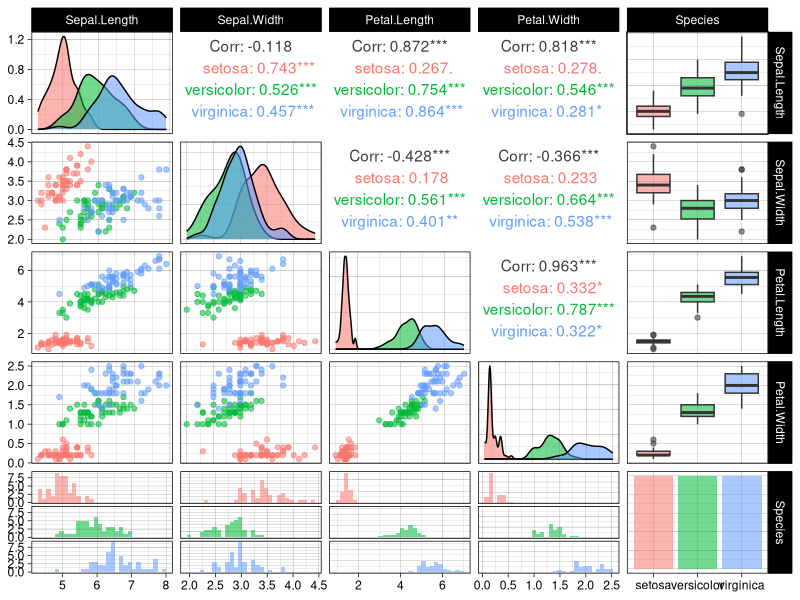
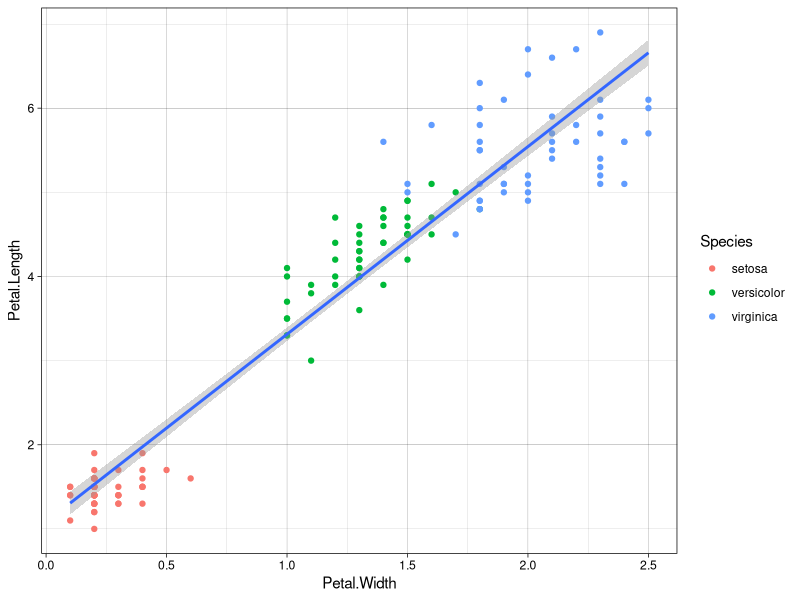

These charts were generated, in order, by the following R code:
## ---- chunk 1
knitr::opts_chunk$set(echo = TRUE, tidy=TRUE)
library(tidyverse)
library(kableExtra)
library(vegan)
library(GGally) #Visualização de dados.
theme_set(theme_linedraw())

## ---- chunk 2
data(iris)

summary(iris)
## ---- chunk 3
ggpairs(iris, aes(colour = Species, alpha = 0.4))
## ---- chunk 4
iris %>%
  ggplot(aes(x = Petal.Width, y = Petal.Length)) +
  geom_point(aes(colour = Species)) +
  geom_smooth(method = "lm")
  
## ---- chunk 5

covariancia <- iris %>%
  summarise(cov = sum((Petal.Length - mean(Petal.Length)) *
                        (Petal.Width - mean(Petal.Width))))

variancia <- iris %>%
  summarise(var = sum((Petal.Width - mean(Petal.Width)) ^ 2))

inclinação <- covariancia$cov / variancia$var

inclinação
#Maneira alternativa como diferença média de x e diferença média de y
diff(range(iris$Petal.Length)) / diff(range(iris$Petal.Width))

#Maneira alternativa de escrita no R. Usando quadrados minimos.
cov(iris$Petal.Length, iris$Petal.Width) / var(iris$Petal.Width)

## ---- chunk 6

intercepto <- mean(iris$Petal.Length) -
  (cov(iris$Petal.Length,iris$Petal.Width)/var(iris$Petal.Width)) *
  mean(iris$Petal.Width)

intercepto
## ---- chunk 7
#Aplico a minha formula para os valores observados de X
#e comparo o Y predito com o Y real.

predito <-
  sapply(iris$Petal.Width, function(x)
    intercepto + inclinação * x)


## ---- chunk 8

SQD_predito <- sum((iris$Petal.Length - predito)^2)
var_y <- sum((iris$Petal.Length - mean(iris$Petal.Length))^2)

R2<-1- SQD_predito/var_y

## ---- chunk 9
Erro.inc <-
  sqrt(sum((iris$Petal.Length - predito) ^ 2) / (150 - 2)) /
  sqrt(sum((iris$Petal.Width - mean(iris$Petal.Width)) ^ 2))

Erro.int <- sqrt(1 / 150) + mean(iris$Petal.Width) ^ 2 /
  sum((iris$Petal.Width - mean(iris$Petal.Width)) ^ 2)
## ---- chunk 10
#Nosso modelo
tribble(
  ~ "Parâmetro",
  ~ "Estimado",
  ~ "Erro Padrão",
  ~ "Estatística t",
  ~ "R²",
  "Intercepto",
  intercepto,
  Erro.int,
  intercepto / Erro.int,
  R2,
  "Inclinação",
  inclinação,
  Erro.inc,
  inclinação / Erro.inc,
  NA
) %>%  kbl(caption = "Resultados da Regressão linear", digits =
             16) %>%
  kable_classic(full_width = F, html_font = "Cambria")

summary(lm(Petal.Length ~ Petal.Width, data = iris))
